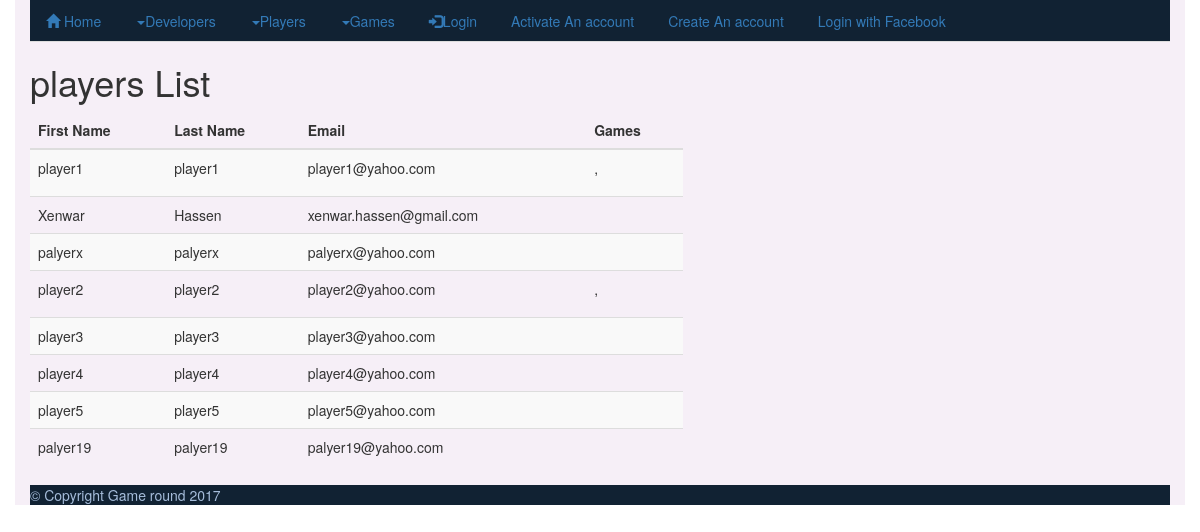
The app's page /members/players/ with its own data.
### members/models.py (models this page shows, shortened)
class Member(AbstractUser):
    first_name    = models.CharField(max_length=25, blank=False, verbose_name="first name")
    last_name     = models.CharField(max_length=25, blank=False, verbose_name="last name")
    email         = models.EmailField(max_length=25, verbose_name="Email", unique=True)
    class Meta:
        verbose_name        = 'Member'
        verbose_name_plural = 'Members'

### gamecenter/models.py (models this page shows, shortened)
class State(models.Model):
    player    = models.ForeignKey(Member, on_delete=models.CASCADE, verbose_name="Player",related_name="state_reverse_lookup")
    game      = models.ForeignKey(Game,on_delete=models.CASCADE, verbose_name="Game")
    score     = models.FloatField(verbose_name="score")   #different from the maximum score which is one per game
    items     = models.TextField(blank=True)          #itesm separated by @ symbol
    purchase_date      = models.DateField(auto_now=False, auto_now_add=False,verbose_name="purchase date", default=timezone.now)
    class Meta:
        verbose_name        = 'State'
        verbose_name_plural = 'States'
        unique_together     = ("player", "game")

### members/views.py (the view)
class PlayerListView(generic.ListView):
    model = Member
    def get_context_data(self, **kwargs):
        context = super(PlayerListView, self).get_context_data(**kwargs)
        return context
    def get_queryset(self):
        return self.model.objects.filter(groups__name='players')
    template_name = 'members/player_list.html'

### members/templates/members/player_list.html (shortened to what this page needs)
{% extends "base.html" %}
{% block content %}
<h1>players List</h1>
    {% if member_list %}
	<table class="table table-striped">
        <thead>
        <tr>
        <th>First Name</th>
        <th>Last Name</th>
        <th>Email</th>
        <th>Games</th>
        </tr>
        </thead>
        <tbody>
        {% for player in member_list %}
            <tr>
            <td>{{ player.first_name }}</td>
            <td>{{ player.last_name }} </td>
            <td>{{ player.email }}     </td>
            <td>
                {% for game in player.state_reverse_lookup.all %}
                  {% if not forloop.last %},
                  {% endif %}{% endfor %}</p>
            </td>
            </tr>
        {% endfor %}
        </tbody>
        </table>
    {% else %}
        <p>There are no players in the system at the moment..</p>
    {% endif %}
{% endblock %}

### gamesite/static/css/styles.css (style rules this page uses)
body { min-height:100%; background-color: #f6eff7; }

### records on screen
Member: first_name "player1", last_name "player1", email "player1@yahoo.com"
Member: first_name "Xenwar", last_name "Hassen", email "xenwar.hassen@gmail.com"
Member: first_name "palyerx", last_name "palyerx", email "palyerx@yahoo.com"
Member: first_name "player2", last_name "player2", email "player2@yahoo.com"
Member: first_name "player3", last_name "player3", email "player3@yahoo.com"
Member: first_name "player4", last_name "player4", email "player4@yahoo.com"
Member: first_name "player5", last_name "player5", email "player5@yahoo.com"
Member: first_name "palyer19", last_name "palyer19", email "palyer19@yahoo.com"
